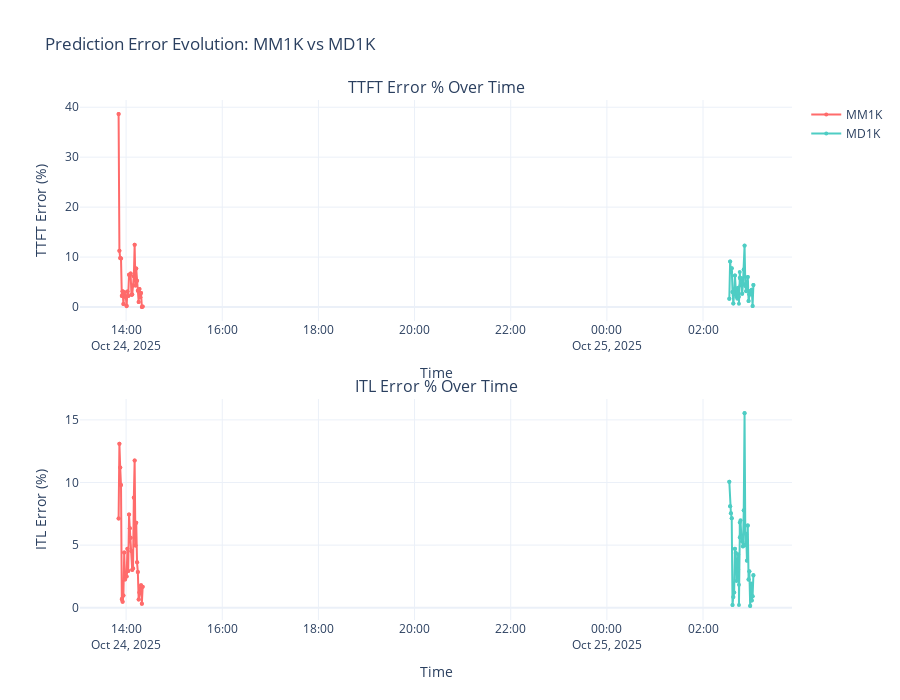

The notebook cell saved with this chart:
### Code cell
# Error distribution over time (if timestamp available)
if 'timestamp' in combined_df.columns:
    # Use filtered data split by model
    mm1k_time = mm1k_filtered.copy()
    mm1k_time['timestamp'] = pd.to_datetime(mm1k_time['timestamp'])
    mm1k_time = mm1k_time.sort_values('timestamp')
    
    md1k_time = md1k_filtered.copy()
    md1k_time['timestamp'] = pd.to_datetime(md1k_time['timestamp'])
    md1k_time = md1k_time.sort_values('timestamp')
    
    fig = make_subplots(
        rows=2, cols=1,
        subplot_titles=('TTFT Error % Over Time', 'ITL Error % Over Time'),
        vertical_spacing=0.15
    )
    
    # TTFT error over time
    fig.add_trace(
        go.Scatter(
            x=mm1k_time['timestamp'],
            y=mm1k_time['ttft_abs_error_pct'],
            mode='lines+markers',
            name='MM1K',
            line=dict(color='#FF6B6B', width=2),
            marker=dict(size=4)
        ),
        row=1, col=1
    )
    
    fig.add_trace(
        go.Scatter(
            x=md1k_time['timestamp'],
            y=md1k_time['ttft_abs_error_pct'],
            mode='lines+markers',
            name='MD1K',
            line=dict(color='#4ECDC4', width=2),
            marker=dict(size=4)
        ),
        row=1, col=1
    )
    
    # ITL error over time
    fig.add_trace(
        go.Scatter(
            x=mm1k_time['timestamp'],
            y=mm1k_time['itl_abs_error_pct'],
            mode='lines+markers',
            name='MM1K',
            line=dict(color='#FF6B6B', width=2),
            marker=dict(size=4),
            showlegend=False
        ),
        row=2, col=1
    )
    
    fig.add_trace(
        go.Scatter(
            x=md1k_time['timestamp'],
            y=md1k_time['itl_abs_error_pct'],
            mode='lines+markers',
            name='MD1K',
            line=dict(color='#4ECDC4', width=2),
            marker=dict(size=4),
            showlegend=False
        ),
        row=2, col=1
    )
    
    fig.update_xaxes(title_text="Time", row=1, col=1)
    fig.update_xaxes(title_text="Time", row=2, col=1)
    fig.update_yaxes(title_text="TTFT Error (%)", row=1, col=1)
    fig.update_yaxes(title_text="ITL Error (%)", row=2, col=1)
    
    fig.update_layout(
        title_text="Prediction Error Evolution: MM1K vs MD1K",
        height=700,
        template='plotly_white'
    )
    
    fig.show()
else:
    print("Timestamp column not available for time-series analysis")
